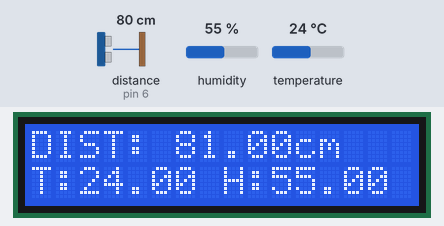
This sketch was run on a simulated Arduino Uno, built with avr-gcc and run on an emulated ATmega328P. Shown: 16×2 character LCD. Wiring (inferred from the names in the program): DHT11 sensor: data pin 14. The inputs (shaded band) are chosen by the test bench; at power-on: distance to the obstacle (sensor on pin 6) 80 cm, humidity 55 %, temperature 24 °C. The echo pulse lasts 58.3 µs per cm.

Above: at 1.2 s.
1.3 s: distance to the obstacle (sensor on pin 6) set to 2 cm
At 2.8 s:
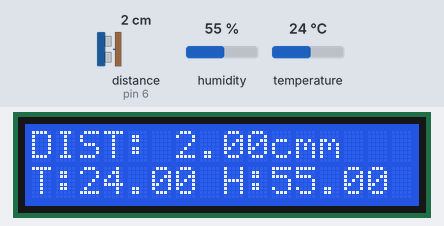
3.7 s: humidity set to 22 %
At 4.9 s:
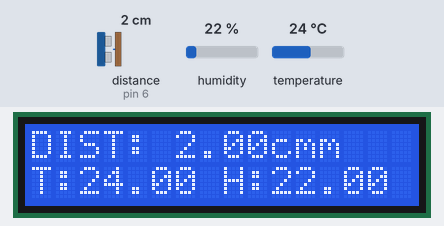
5.7 s: temperature set to 12 °C
At 7.0 s:
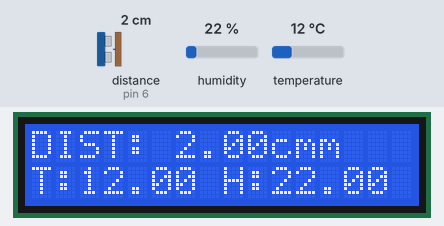
7.8 s: distance to the obstacle (sensor on pin 6) set to 4 cm
At 9.2 s:
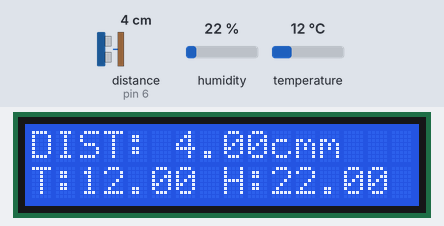
9.9 s: humidity set to 40 %
At 11.3 s:
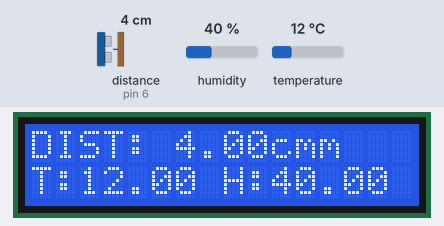
12.0 s: distance to the obstacle (sensor on pin 6) set to 9 cm
At 13.4 s:
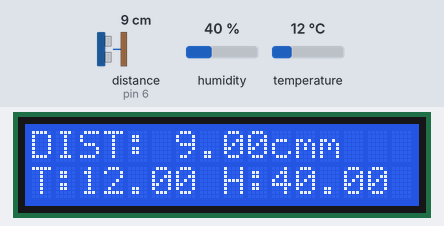
Timing chart, 0 to 15.0 s (numbered marks = the images above; inputs shaded):
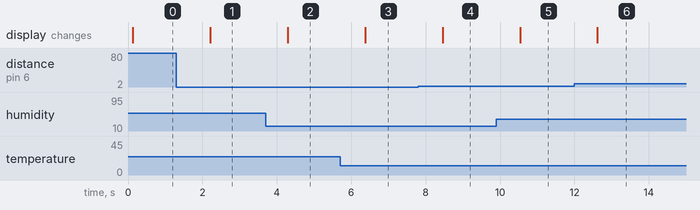

Measured:
- after the input at 1.3 s, the display: changes after 0.91 s (image 1)
- after the input at 3.7 s, the display: changes after 0.59 s (image 2)
- after the input at 5.7 s, the display: changes after 0.68 s (image 3)
- after the input at 7.8 s, the display: changes after 0.66 s (image 4)
- after the input at 9.9 s, the display: changes after 0.64 s (image 5)
- after the input at 12.0 s, the display: changes after 0.62 s (image 6)

The sketch:

completo.ino
```cpp
#include <NewPing.h>
#define TRIGGER_PIN  7
#define ECHO_PIN     6
#define MAX_DISTANCE 200
NewPing sonar(TRIGGER_PIN, ECHO_PIN, MAX_DISTANCE);
const int led = 13;

#include <DHT.h>
#include <DHT_U.h>
#define DHTPIN 14
#define DHTTYPE DHT11
DHT dht(DHTPIN, DHTTYPE);

#include <LiquidCrystal_I2C.h> // Libreria LCD_I2C
LiquidCrystal_I2C lcd(0x27,16,2);

void setup() {
  dht.begin();
  lcd.init();
  lcd.backlight();
  lcd.clear();
}

void loop() {
  float h = dht.readHumidity();
  float t = dht.readTemperature();
  float p = sonar.ping_cm();

  if(t < 20.00 || t > 26.00){
    digitalWrite(led, HIGH);
  }

  lcd.setCursor(0,0);
  lcd.print("DIST: ");
  lcd.print(p);
  lcd.print("cm");
  lcd.setCursor (0,1);
  lcd.print("T:");
  lcd.print(t);
  lcd.print(" H:");
  lcd.print(h);
  delay(1000);
}
```
